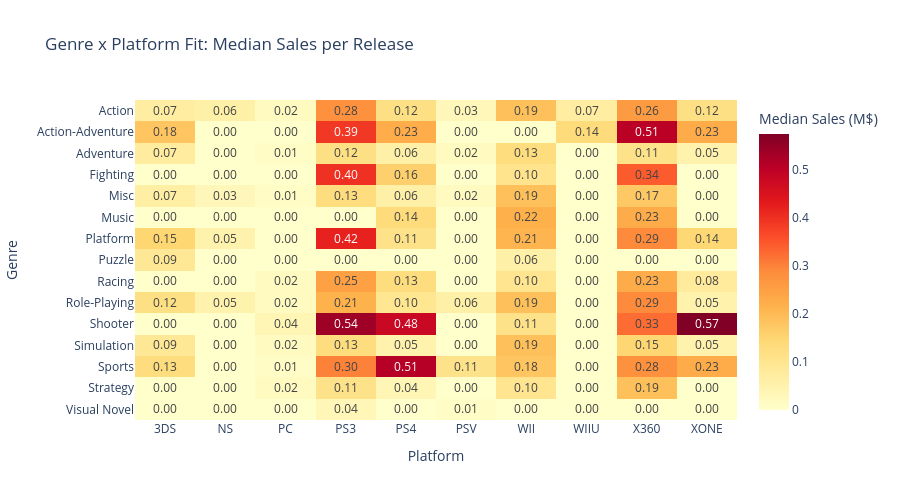

The code cell stored with this chart in its notebook:
### Code cell
# Genre x Platform fit heatmap (from SQL results)
gp_pivot = genre_plat_fit.pivot_table(
    index='genre', columns='platform', values='median_sales_per_release', fill_value=0
)

fig = px.imshow(
    gp_pivot, color_continuous_scale='YlOrRd',
    labels=dict(x='Platform', y='Genre', color='Median Sales (M$)'),
    title='Genre x Platform Fit: Median Sales per Release',
    aspect='auto', text_auto='.2f'
)
fig.update_layout(height=500)
fig.write_html(f'{FIGURES_DIR}/genre_platform_heatmap.html')
fig.show()

### Figure 1 — Plotly figure (JSON) as saved in the notebook; plotly's stock layout.template omitted (floating-point values rounded to 4 significant figures; data arrays with more than 128 entries replaced by an {"elided": "..."} marker saying what was removed)
{"data": [{"coloraxis": "coloraxis", "hovertemplate": "Platform: %{x}<br>Genre: %{y}<br>Median Sales (M$): %{z}<extra></extra>", "name": "0", "texttemplate": "%{z:.2f}", "type": "heatmap", "x": ["3DS", "NS", "PC", "PS3", "PS4", "PSV", "WII", "WIIU", "X360", "XONE"], "xaxis": "x", "y": ["Action", "Action-Adventure", "Adventure", "Fighting", "Misc", "Music", "Platform", "Puzzle", "Racing", "Role-Playing", "Shooter", "Simulation", "Sports", "Strategy", "Visual Novel"], "yaxis": "y", "z": {"elided": "15x10 float values"}}], "layout": {"coloraxis": {"autocolorscale": false, "colorbar": {"title": {"text": "Median Sales (M$)"}}, "colorscale": [[0, "rgb(255,255,204)"], [0.125, "rgb(255,237,160)"], [0.25, "rgb(254,217,118)"], [0.375, "rgb(254,178,76)"], [0.5, "rgb(253,141,60)"], [0.625, "rgb(252,78,42)"], [0.75, "rgb(227,26,28)"], [0.875, "rgb(189,0,38)"], [1, "rgb(128,0,38)"]]}, "height": 500, "title": {"text": "Genre x Platform Fit: Median Sales per Release"}, "xaxis": {"anchor": "y", "domain": [0, 1], "title": {"text": "Platform"}}, "yaxis": {"anchor": "x", "autorange": "reversed", "domain": [0, 1], "title": {"text": "Genre"}}}}
